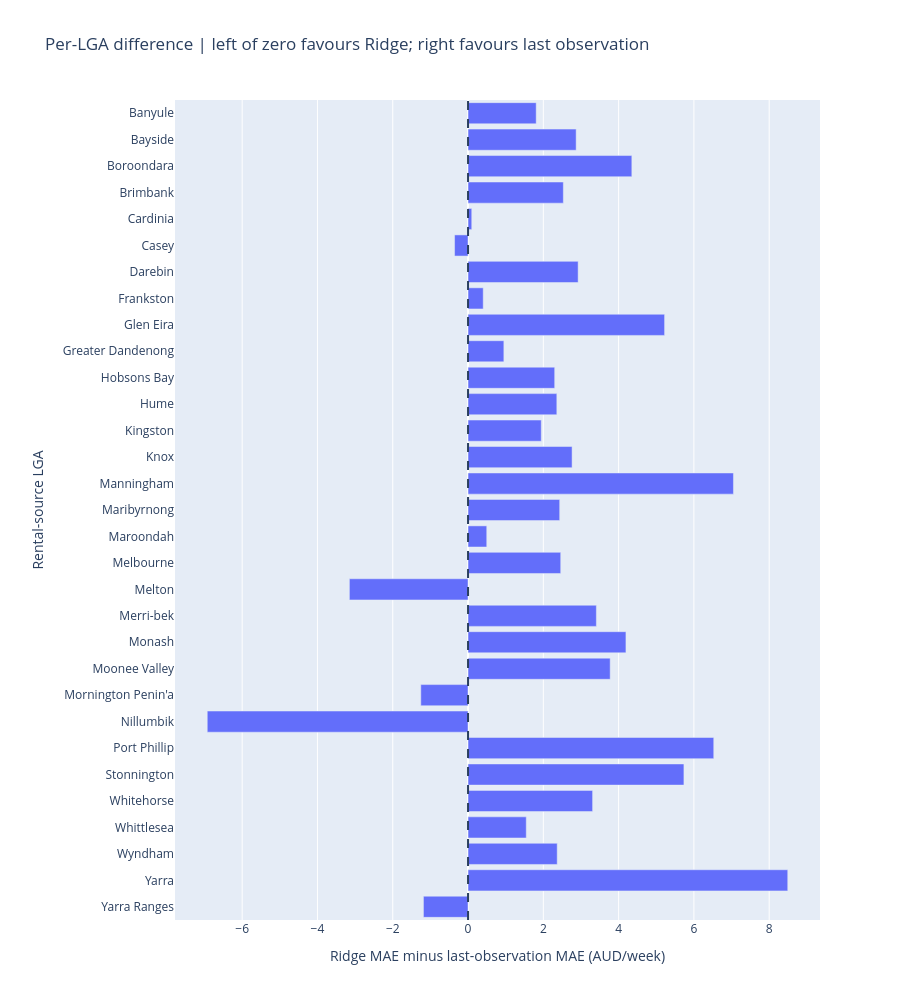

The code cell stored with this chart in its notebook:
### Markdown cell above
## 9. Chart 3: where Ridge helps or hurts relative to last observation

Each bar is **Ridge MAE minus last-observation MAE** for one LGA, using the same 19 targets.

- Left of zero: smaller Ridge error in this validation period.
- Right of zero: smaller last-observation error.

Areas remain in alphabetical order. The figure is not a best-area ranking. A per-LGA improvement can coexist with a worse overall result, and neighbouring/time-dependent errors are not independent statistical replicates.

### Code cell
figures['03_ridge_minus_last_by_lga.html']=px.bar(
    paired,x='ridge_minus_last_mae_aud_week',y='rental_area_name',orientation='h',
    category_orders={'rental_area_name':LGAS},
    hover_data={'ridge_mae':':.2f','last_observation_mae':':.2f','ridge_vs_last':True},
    labels={'rental_area_name':'Rental-source LGA','ridge_minus_last_mae_aud_week':'Ridge MAE minus last-observation MAE (AUD/week)'},
    title='Per-LGA difference | left of zero favours Ridge; right favours last observation')
figures['03_ridge_minus_last_by_lga.html'].add_vline(x=0,line_dash='dash')
figures['03_ridge_minus_last_by_lga.html'].update_layout(height=1000,margin=dict(l=175))
figures['03_ridge_minus_last_by_lga.html'].show()
print('No significance test is claimed. A smaller error in a few areas is not proof of a reliable advantage.')

### Figure 1 — Plotly figure (JSON) as saved in the notebook; plotly's stock layout.template omitted (floating-point values rounded to 4 significant figures)
{"data": [{"customdata": [[10.76, 8.947, "last_lower_mae"], [13.14, 10.26, "last_lower_mae"], [15.67, 11.32, "last_lower_mae"], [7.848, 5.316, "last_lower_mae"], [6.993, 6.895, "last_lower_mae"], [7.747, 8.105, "ridge_lower_mae"], [11.35, 8.421, "last_lower_mae"], [6.14, 5.737, "last_lower_mae"], [18.48, 13.26, "last_lower_mae"], [8.004, 7.053, "last_lower_mae"], [11.51, 9.211, "last_lower_mae"], [7.622, 5.263, "last_lower_mae"], [9.892, 7.947, "last_lower_mae"], [7.501, 4.737, "last_lower_mae"], [18.63, 11.58, "last_lower_mae"], [15.38, 12.95, "last_lower_mae"], [7.339, 6.842, "last_lower_mae"], [30.88, 28.42, "last_lower_mae"], [17.32, 20.47, "ridge_lower_mae"], [12.88, 9.474, "last_lower_mae"], [17.88, 13.68, "last_lower_mae"], [18.3, 14.53, "last_lower_mae"], [9.271, 10.53, "ridge_lower_mae"], [13.55, 20.47, "ridge_lower_mae"], [20.21, 13.68, "last_lower_mae"], [20.47, 14.74, "last_lower_mae"], [18.31, 15, "last_lower_mae"], [6.494, 4.947, "last_lower_mae"], [7.527, 5.158, "last_lower_mae"], [22.7, 14.21, "last_lower_mae"], [9.815, 11, "ridge_lower_mae"]], "hovertemplate": "Ridge MAE minus last-observation MAE (AUD/week)=%{x}<br>Rental-source LGA=%{y}<br>ridge_mae=%{customdata[0]:.2f}<br>last_observation_mae=%{customdata[1]:.2f}<br>ridge_vs_last=%{customdata[2]}<extra></extra>", "legendgroup": "", "marker": {"color": "#636efa", "pattern": {"shape": ""}}, "name": "", "orientation": "h", "showlegend": false, "textposition": "auto", "type": "bar", "x": [1.81, 2.872, 4.351, 2.532, 0.09854, -0.3579, 2.925, 0.4034, 5.221, 0.9515, 2.302, 2.359, 1.945, 2.764, 7.051, 2.435, 0.4972, 2.462, -3.152, 3.409, 4.195, 3.776, -1.255, -6.928, 6.527, 5.735, 3.309, 1.547, 2.369, 8.493, -1.185], "xaxis": "x", "y": ["Banyule", "Bayside", "Boroondara", "Brimbank", "Cardinia", "Casey", "Darebin", "Frankston", "Glen Eira", "Greater Dandenong", "Hobsons Bay", "Hume", "Kingston", "Knox", "Manningham", "Maribyrnong", "Maroondah", "Melbourne", "Melton", "Merri-bek", "Monash", "Moonee Valley", "Mornington Penin'a", "Nillumbik", "Port Phillip", "Stonnington", "Whitehorse", "Whittlesea", "Wyndham", "Yarra", "Yarra Ranges"], "yaxis": "y"}], "layout": {"barmode": "relative", "height": 1000, "legend": {"tracegroupgap": 0}, "margin": {"l": 175}, "shapes": [{"line": {"dash": "dash"}, "type": "line", "x0": 0, "x1": 0, "xref": "x", "y0": 0, "y1": 1, "yref": "y domain"}], "title": {"text": "Per-LGA difference | left of zero favours Ridge; right favours last observation"}, "xaxis": {"anchor": "y", "domain": [0, 1], "title": {"text": "Ridge MAE minus last-observation MAE (AUD/week)"}}, "yaxis": {"anchor": "x", "categoryarray": ["Yarra Ranges", "Yarra", "Wyndham", "Whittlesea", "Whitehorse", "Stonnington", "Port Phillip", "Nillumbik", "Mornington Penin'a", "Moonee Valley", "Monash", "Merri-bek", "Melton", "Melbourne", "Maroondah", "Maribyrnong", "Manningham", "Knox", "Kingston", "Hume", "Hobsons Bay", "Greater Dandenong", "Glen Eira", "Frankston", "Darebin", "Casey", "Cardinia", "Brimbank", "Boroondara", "Bayside", "Banyule"], "categoryorder": "array", "domain": [0, 1], "title": {"text": "Rental-source LGA"}}}}
